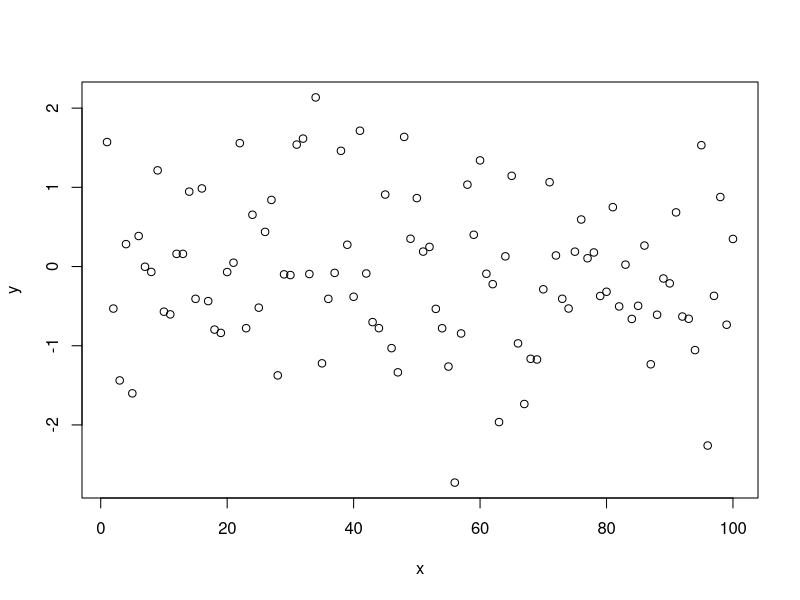
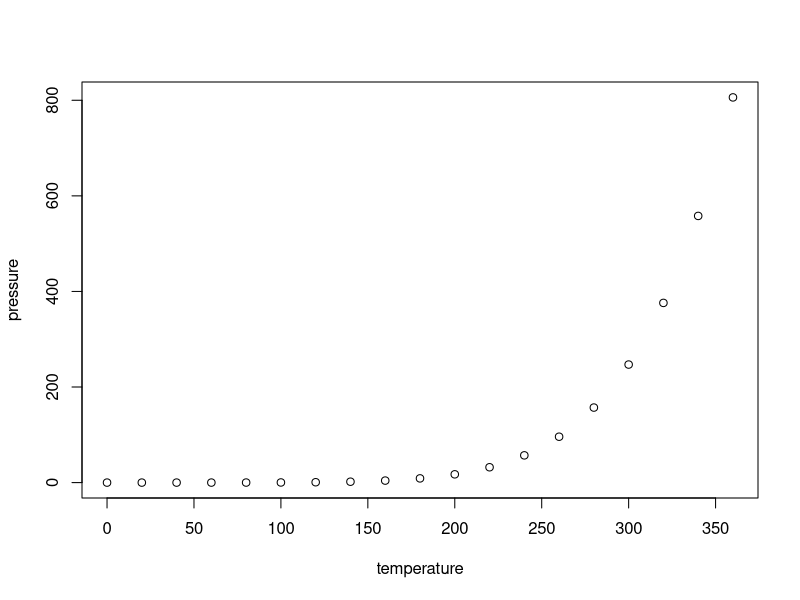

Recreate these plots in R, in order.
## ---- chunk 1
knitr::opts_chunk$set(echo = TRUE)
## ---- chunk 2
x<-1:100
y<-rnorm(100)
## ---- chunk 3
plot(y~x)
## ---- chunk 4
library(here)
## ---- chunk 5
summary(cars)
## ---- chunk 6
plot(pressure)
